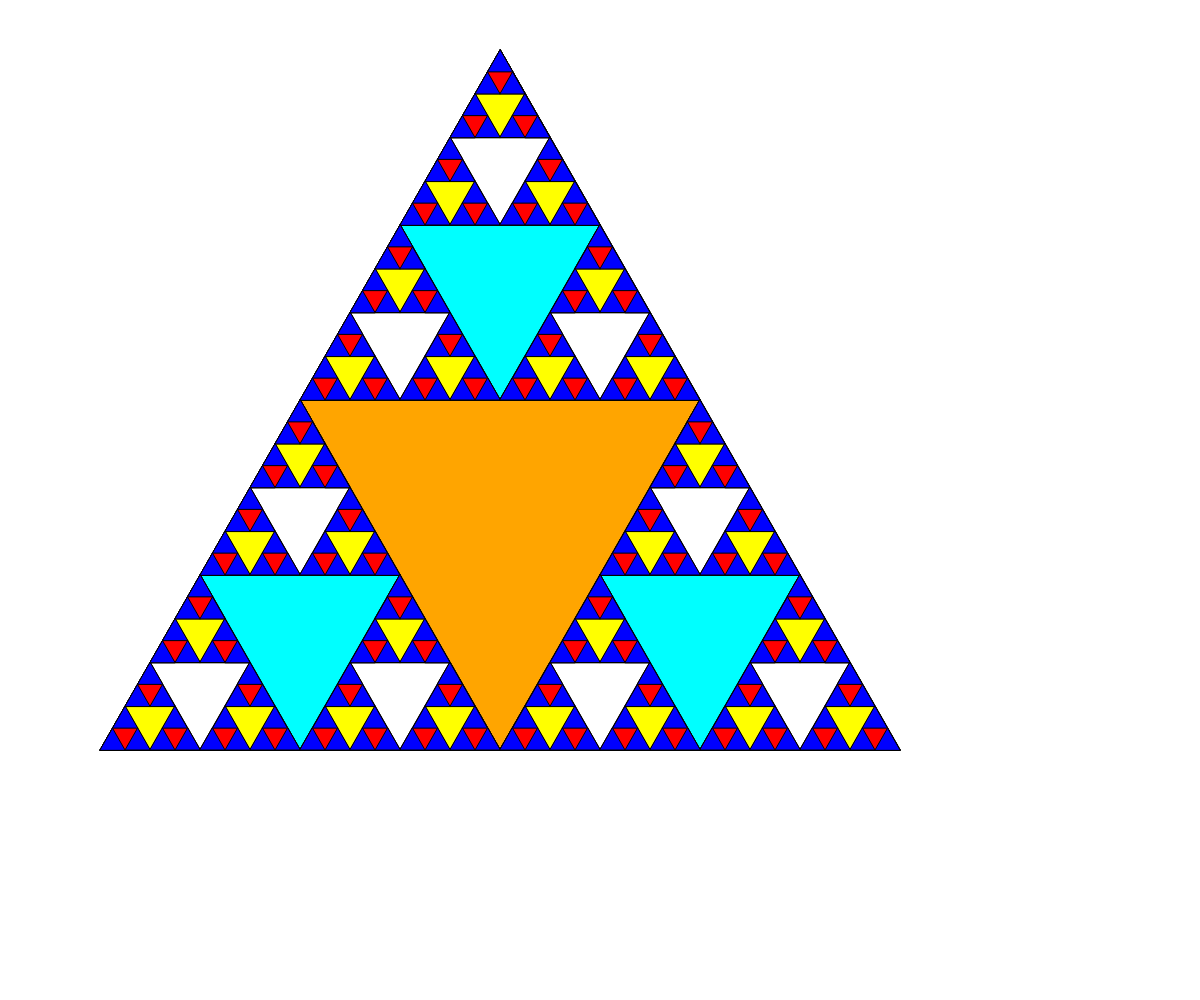
Frame 1 (no input)
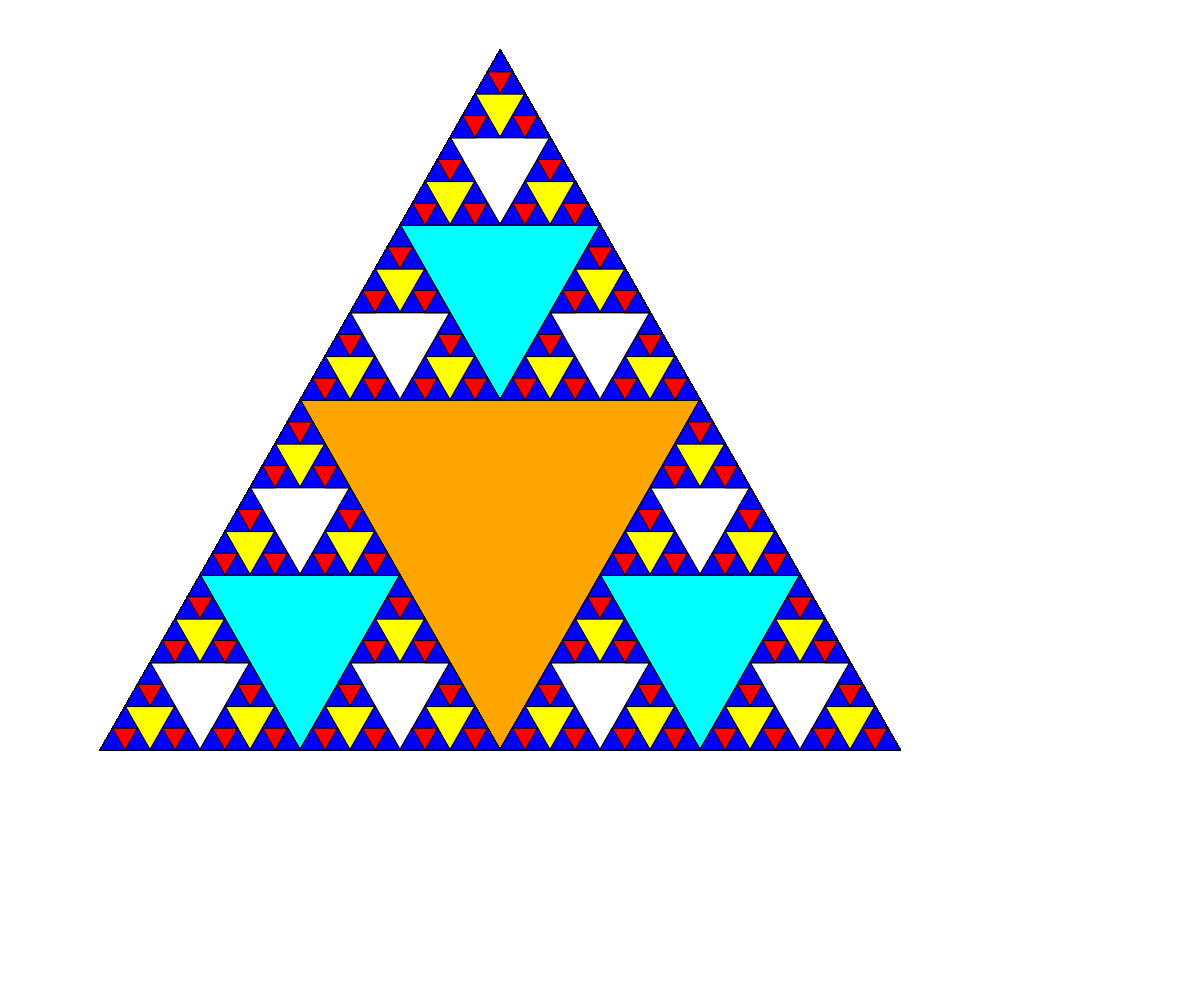
Frame 60 (no input)
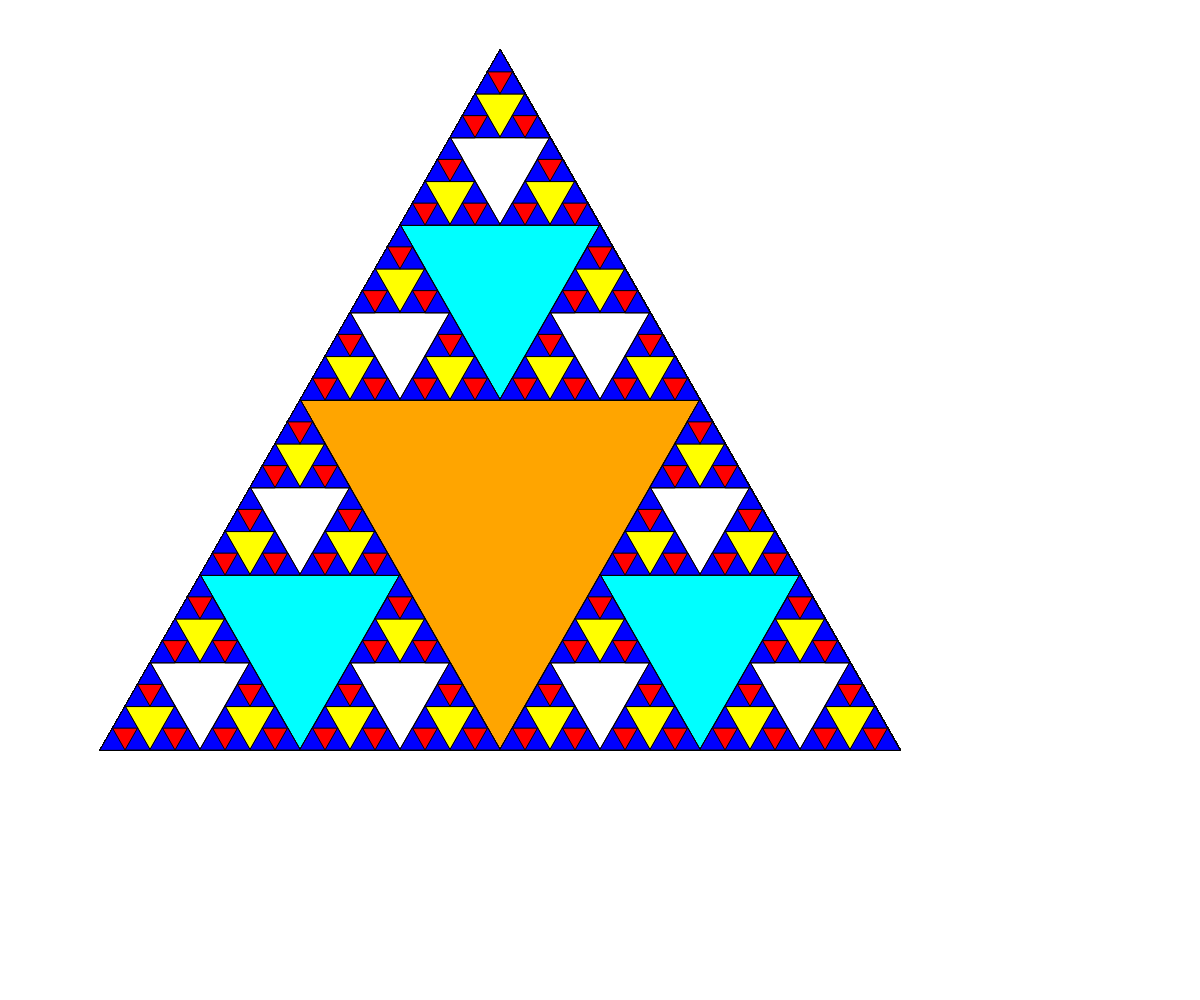
Frame 120 (the mouse pressed at the canvas centre since frame 60)

The p5.js sketch that drew these frames (run headless with seeded random() and noise() and a simulated clock; from frame 60 on, the mouse is pressed at the canvas centre):

// p5.js sketch
// ── sketch.js
// Fractal TRIANGLE
// Charlie Murphy
// Dec. 20th, 2018
//
// Extra for Experts:
// - describe what you did to take this project "above and beyond"

let startingPoints = [{x: 500, y: 50}, {x: 100, y: 750}, {x: 900, y: 750}];

function setup() {
  createCanvas(windowWidth, windowHeight);
}

function draw() {
  // background(random(255), random(255), random(255));
  coolTriangle(startingPoints, 5);

}

function coolTriangle(points, depth) {
  let theColors = ["blue", "red", "yellow", "white", "cyan", "orange"];
  fill(theColors[depth]);
  triangle(points[0].x, points[0].y,points[1].x, points[1].y, points[2].x, points[2].y);
  if (depth > 0) {
    coolTriangle([points[0], midPoint(points[0], points[1]), midPoint(points[0], points[2])], depth - 1);
    coolTriangle([points[1], midPoint(points[0], points[1]), midPoint(points[1], points[2])], depth - 1);
    coolTriangle([points[2], midPoint(points[0], points[2]), midPoint(points[1], points[2])], depth - 1);
  }
}

function midPoint(point1, point2) {
  let x = (point1.x + point2.x) / 2;
  let y = (point1.y + point2.y) / 2;
  return {x: x, y: y};
}
